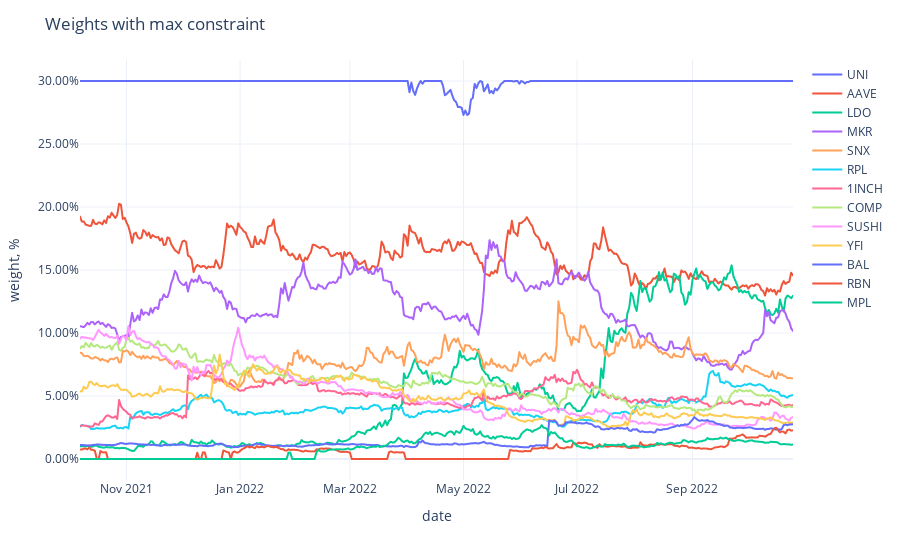

Write notebook code for a chart like this one.
### Code cell
fig = px.line(adjusted_weights,
              labels={'value': 'weight, %', 'variable': ''})
fig.update_traces(
    hovertemplate="%{y}"
)
fig.update_yaxes(
    tickformat=".2%",
)
fig.update_xaxes(
    showspikes=True,
    spikethickness=2,
    spikedash="dot",
    spikecolor="#999999",
    spikemode="across",
)
fig.update_layout(
    hovermode="x",
    hoverdistance=100,  ## Distance to show hover label of data point
    spikedistance=1000,  ## Distance to show spike
    template='plotly_white',
    title='Weights with max constraint'
)

### Figure 1 — Plotly figure (JSON) as saved in the notebook; plotly's stock layout.template omitted (floating-point values rounded to 4 significant figures; data arrays with more than 128 entries replaced by an {"elided": "..."} marker saying what was removed)
{"data": [{"hovertemplate": "%{y}", "legendgroup": "UNI", "line": {"color": "#636efa", "dash": "solid"}, "marker": {"symbol": "circle"}, "mode": "lines", "name": "UNI", "showlegend": true, "type": "scattergl", "x": {"elided": "384 str values"}, "xaxis": "x", "y": {"elided": "384 float values"}, "yaxis": "y"}, {"hovertemplate": "%{y}", "legendgroup": "AAVE", "line": {"color": "#EF553B", "dash": "solid"}, "marker": {"symbol": "circle"}, "mode": "lines", "name": "AAVE", "showlegend": true, "type": "scattergl", "x": {"elided": "384 str values"}, "xaxis": "x", "y": {"elided": "384 float values"}, "yaxis": "y"}, {"hovertemplate": "%{y}", "legendgroup": "LDO", "line": {"color": "#00cc96", "dash": "solid"}, "marker": {"symbol": "circle"}, "mode": "lines", "name": "LDO", "showlegend": true, "type": "scattergl", "x": {"elided": "384 str values"}, "xaxis": "x", "y": {"elided": "384 float values"}, "yaxis": "y"}, {"hovertemplate": "%{y}", "legendgroup": "MKR", "line": {"color": "#ab63fa", "dash": "solid"}, "marker": {"symbol": "circle"}, "mode": "lines", "name": "MKR", "showlegend": true, "type": "scattergl", "x": {"elided": "384 str values"}, "xaxis": "x", "y": {"elided": "384 float values"}, "yaxis": "y"}, {"hovertemplate": "%{y}", "legendgroup": "SNX", "line": {"color": "#FFA15A", "dash": "solid"}, "marker": {"symbol": "circle"}, "mode": "lines", "name": "SNX", "showlegend": true, "type": "scattergl", "x": {"elided": "384 str values"}, "xaxis": "x", "y": {"elided": "384 float values"}, "yaxis": "y"}, {"hovertemplate": "%{y}", "legendgroup": "RPL", "line": {"color": "#19d3f3", "dash": "solid"}, "marker": {"symbol": "circle"}, "mode": "lines", "name": "RPL", "showlegend": true, "type": "scattergl", "x": {"elided": "384 str values"}, "xaxis": "x", "y": {"elided": "384 float values"}, "yaxis": "y"}, {"hovertemplate": "%{y}", "legendgroup": "1INCH", "line": {"color": "#FF6692", "dash": "solid"}, "marker": {"symbol": "circle"}, "mode": "lines", "name": "1INCH", "showlegend": true, "type": "scattergl", "x": {"elided": "384 str values"}, "xaxis": "x", "y": {"elided": "384 float values"}, "yaxis": "y"}, {"hovertemplate": "%{y}", "legendgroup": "COMP", "line": {"color": "#B6E880", "dash": "solid"}, "marker": {"symbol": "circle"}, "mode": "lines", "name": "COMP", "showlegend": true, "type": "scattergl", "x": {"elided": "384 str values"}, "xaxis": "x", "y": {"elided": "384 float values"}, "yaxis": "y"}, {"hovertemplate": "%{y}", "legendgroup": "SUSHI", "line": {"color": "#FF97FF", "dash": "solid"}, "marker": {"symbol": "circle"}, "mode": "lines", "name": "SUSHI", "showlegend": true, "type": "scattergl", "x": {"elided": "384 str values"}, "xaxis": "x", "y": {"elided": "384 float values"}, "yaxis": "y"}, {"hovertemplate": "%{y}", "legendgroup": "YFI", "line": {"color": "#FECB52", "dash": "solid"}, "marker": {"symbol": "circle"}, "mode": "lines", "name": "YFI", "showlegend": true, "type": "scattergl", "x": {"elided": "384 str values"}, "xaxis": "x", "y": {"elided": "384 float values"}, "yaxis": "y"}, {"hovertemplate": "%{y}", "legendgroup": "BAL", "line": {"color": "#636efa", "dash": "solid"}, "marker": {"symbol": "circle"}, "mode": "lines", "name": "BAL", "showlegend": true, "type": "scattergl", "x": {"elided": "384 str values"}, "xaxis": "x", "y": {"elided": "384 float values"}, "yaxis": "y"}, {"hovertemplate": "%{y}", "legendgroup": "RBN", "line": {"color": "#EF553B", "dash": "solid"}, "marker": {"symbol": "circle"}, "mode": "lines", "name": "RBN", "showlegend": true, "type": "scattergl", "x": {"elided": "384 str values"}, "xaxis": "x", "y": {"elided": "384 float values"}, "yaxis": "y"}, {"hovertemplate": "%{y}", "legendgroup": "MPL", "line": {"color": "#00cc96", "dash": "solid"}, "marker": {"symbol": "circle"}, "mode": "lines", "name": "MPL", "showlegend": true, "type": "scattergl", "x": {"elided": "384 str values"}, "xaxis": "x", "y": {"elided": "384 float values"}, "yaxis": "y"}], "layout": {"hoverdistance": 100, "hovermode": "x", "legend": {"title": {"text": ""}, "tracegroupgap": 0}, "margin": {"t": 60}, "spikedistance": 1000, "title": {"text": "Weights with max constraint"}, "xaxis": {"anchor": "y", "domain": [0, 1], "showspikes": true, "spikecolor": "#999999", "spikedash": "dot", "spikemode": "across", "spikethickness": 2, "title": {"text": "date"}}, "yaxis": {"anchor": "x", "domain": [0, 1], "tickformat": ".2%", "title": {"text": "weight, %"}}}}
